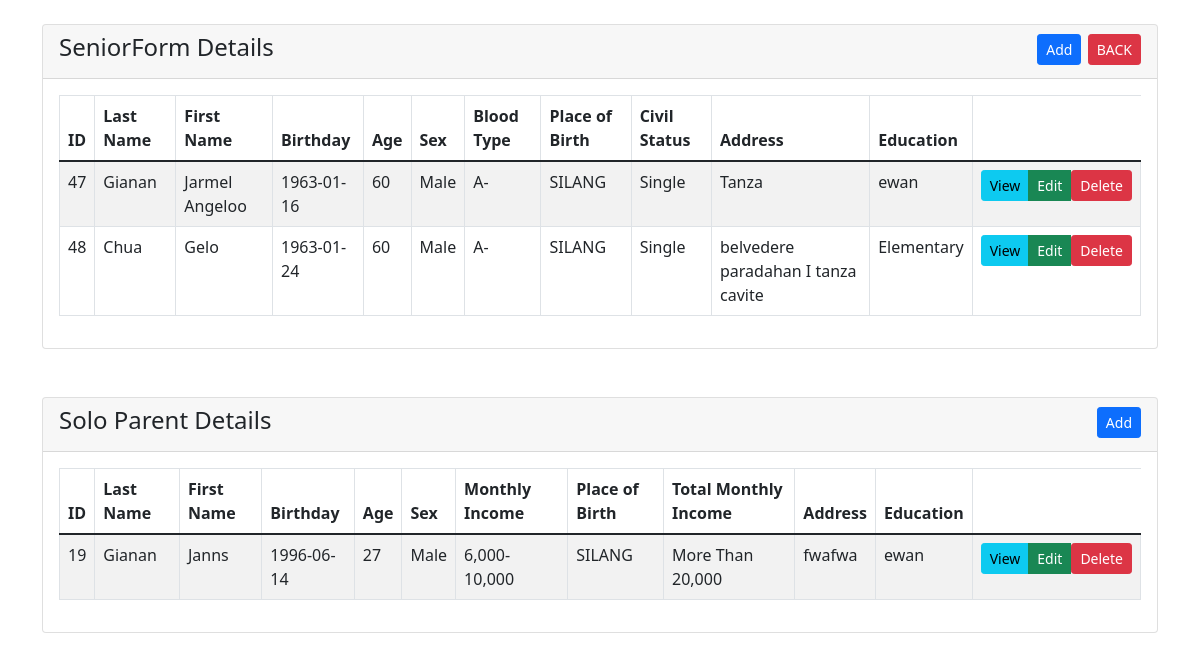
Screenshot of /index1.php with the database file from the repository.
### tables this page shows
CREATE TABLE `seniorform` (
  `id` int(16) NOT NULL,
  `lastname` varchar(255) NOT NULL,
  `firstname` varchar(255) NOT NULL,
  `birthday` date NOT NULL,
  `age` int(11) NOT NULL,
  `sex` varchar(255) NOT NULL,
  `blood` varchar(255) NOT NULL,
  `place` varchar(255) NOT NULL,
  `status` varchar(255) NOT NULL,
  `address` varchar(255) NOT NULL,
  `educ` varchar(255) NOT NULL
);

CREATE TABLE `soloform` (
  `id` int(11) NOT NULL,
  `lastname` varchar(255) NOT NULL,
  `firstname` varchar(255) NOT NULL,
  `birthday` date NOT NULL,
  `age` int(11) NOT NULL,
  `sex` varchar(255) NOT NULL,
  `month` varchar(255) NOT NULL,
  `place` varchar(255) NOT NULL,
  `totalmonth` varchar(255) NOT NULL,
  `address` varchar(255) NOT NULL,
  `educ` varchar(255) NOT NULL,
  `occ` varchar(255) NOT NULL
);

### index1.php (the view, shortened to what this page needs)
<?php
    require 'dbcon.php';
?>
<!doctype html>
<html lang="en">
  <head>
    <link href="https://cdn.jsdelivr.net/npm/bootstrap@5.1.3/dist/css/bootstrap.min.css" rel="stylesheet">
</head>
<body>
    <div class="container mt-4">
        <div class="row">
            <div class="col-md-12">
                <div class="card">
                    <div class="card-header">
                        <h4>SeniorForm Details
							<div class="float-end">
                            <a href="form_senior.php" class="btn btn-primary btn-sm">Add</a>
							<a href="dashboard.php" class="btn btn-danger btn-sm">BACK</a>
							</div>
                        </h4>
                    </div>
                    <div class="card-body">
                        <table class="table table-bordered table-striped">
                            <thead>
                                <tr>
                                    <th>ID</th>
                                    <th>Last Name</th>
									<th>First Name</th>
                                    <th>Birthday</th>
                                    <th>Age</th>
                                    <th>Sex</th>
                                    <th>Blood Type</th>
									<th>Place of Birth</th>
									<th>Civil Status</th>
									<th>Address</th>
									<th>Education</th>
                                </tr>
                            </thead>
                            <tbody>
                                <?php
                                    $query = "SELECT * FROM seniorform";
                                    $query_run = mysqli_query($con, $query);
                                    if(mysqli_num_rows($query_run) > 0)
                                    {
                                        foreach($query_run as $senior_form)
                                        {
                                            ?>
                                            <tr>
                                                <td><?= $senior_form['id']; ?></td>
												<td><?= $senior_form['lastname']; ?></td>
												<td><?= $senior_form['firstname']; ?></td>
                                                <td><?= $senior_form['birthday']; ?></td>
                                                <td><?= $senior_form['age']; ?></td>
                                                <td><?= $senior_form['sex']; ?></td>
                                                <td><?= $senior_form['blood']; ?></td>
												<td><?= $senior_form['place']; ?></td>
												<td><?= $senior_form['status']; ?></td>
												<td><?= $senior_form['address']; ?></td>
												<td><?= $senior_form['educ']; ?></td>
                                                <td>
    <div class="btn-group">
        <a href="senior_view.php?id=<?= $senior_form['id']; ?>" class="btn btn-info btn-sm">View</a>
        <a href="senior_edit.php?id=<?= $senior_form['id']; ?>" class="btn btn-success btn-sm">Edit</a>
        <form action="code.php" method="POST">
            <button type="submit" name="delete_senior" value="<?= $senior_form['id']; ?>" class="btn btn-danger btn-sm">Delete</button>
        </form>
    </div>
</td>
                                            <?php
                                        }
                                    }
                                    else
                                    {
                                        echo "<h5> No Record Found </h5>";
                                    }
                                ?>
                            </tbody>
                        </table>
                    </div>
                </div>
				<br><br>
				<div class="card">
    <div class="card-header">
        <h4>Solo Parent Details
            <div class="float-end">
                <a href="form_soloparents.php" class="btn btn-primary btn-sm">Add</a>
            </div>
        </h4>
    </div>
    <div class="card-body">
        <table class="table table-bordered table-striped">
            <thead>
                <tr>
                    <th>ID</th>
                    <th>Last Name</th>
                    <th>First Name</th>
                    <th>Birthday</th>
                    <th>Age</th>
                    <th>Sex</th>
                    <th>Monthly Income</th>
                    <th>Place of Birth</th>
                    <th>Total Monthly Income</th>
                    <th>Address</th>
                    <th>Education</th>
                </tr>
            </thead>
            <tbody>
                <?php
                    $query = "SELECT * FROM soloform";
                    $query_run = mysqli_query($con, $query);
                    if(mysqli_num_rows($query_run) > 0)
                    {
                        foreach($query_run as $solo_form)
                        {
                            ?>
                            <tr>
                                <td><?= $solo_form['id']; ?></td>
                                <td><?= $solo_form['lastname']; ?></td>
                                <td><?= $solo_form['firstname']; ?></td>
                                <td><?= $solo_form['birthday']; ?></td>
                                <td><?= $solo_form['age']; ?></td>
                                <td><?= $solo_form['sex']; ?></td>
                                <td><?= $solo_form['month']; ?></td>
                                <td><?= $solo_form['place']; ?></td>
                                <td><?= $solo_form['totalmonth']; ?></td>
                                <td><?= $solo_form['address']; ?></td>
                                <td><?= $solo_form['educ']; ?></td>
                                <td>
                                    <div class="btn-group">
                                        <a href="solo_view.php?id=<?= $solo_form['id']; ?>" class="btn btn-info btn-sm">View</a>
                                        <a href="solo_edit.php?id=<?= $solo_form['id']; ?>" class="btn btn-success btn-sm">Edit</a>
                                        <form action="codesolo.php" method="POST">
                                            <button type="submit" name="delete_solo" value="<?= $solo_form['id']; ?>" class="btn btn-danger btn-sm">Delete</button>
                                        </form>
                                    </div>
                                </td>
                            </tr>
                            <?php
                        }
                    }
                    else
                    {
                        echo "<h5> No Record Found </h5>";
                    }
                ?>
            </tbody>
        </table>
    </div>
</div>
            </div>
        </div>
    </div>
</body>
</html>

### rows the page displays
seniorform: id "47", lastname "Gianan", firstname "Jarmel Angeloo", birthday "1963-01-16", age "60", sex "Male", blood "A-", place "SILANG", status "Single", address "Tanza", educ "ewan"
seniorform: id "48", lastname "Chua", firstname "Gelo", birthday "1963-01-24", age "60", sex "Male", blood "A-", place "SILANG", status "Single", address "belvedere paradahan I tanza cavite", educ "Elementary"
soloform: id "19", lastname "Gianan", firstname "Janns", birthday "1996-06-14", age "27", sex "Male", month "6,000-10,000", place "SILANG", totalmonth "More Than 20,000", address "fwafwa", educ "ewan"
